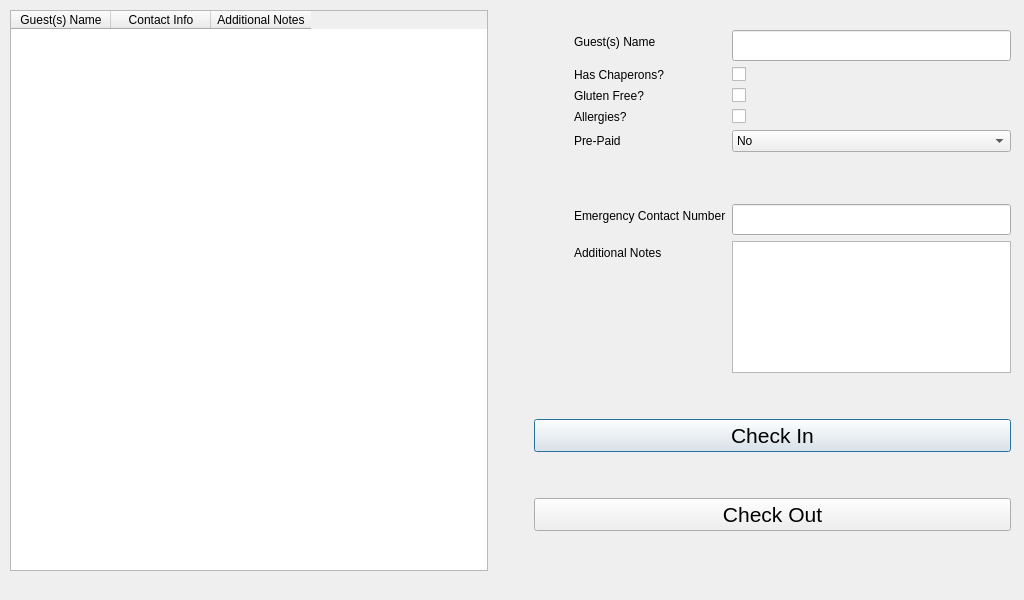
<?xml version="1.0" encoding="UTF-8"?>
<ui version="4.0">
 <class>Dialog_GuestList</class>
 <widget class="QDialog" name="Dialog_GuestList">
  <property name="geometry">
   <rect>
    <x>0</x>
    <y>0</y>
    <width>1024</width>
    <height>600</height>
   </rect>
  </property>
  <property name="sizePolicy">
   <sizepolicy hsizetype="Fixed" vsizetype="Fixed">
    <horstretch>0</horstretch>
    <verstretch>0</verstretch>
   </sizepolicy>
  </property>
  <property name="windowTitle">
   <string>Dialog</string>
  </property>
  <widget class="QWidget" name="horizontalLayoutWidget">
   <property name="geometry">
    <rect>
     <x>10</x>
     <y>10</y>
     <width>1001</width>
     <height>561</height>
    </rect>
   </property>
   <layout class="QHBoxLayout" name="horizontalLayout">
    <item>
     <widget class="QTableWidget" name="GuestList_tableWidget">
      <property name="sizePolicy">
       <sizepolicy hsizetype="Expanding" vsizetype="Expanding">
        <horstretch>0</horstretch>
        <verstretch>0</verstretch>
       </sizepolicy>
      </property>
      <column>
       <property name="text">
        <string>Guest(s) Name</string>
       </property>
      </column>
      <column>
       <property name="text">
        <string>Contact Info</string>
       </property>
      </column>
      <column>
       <property name="text">
        <string>Additional Notes</string>
       </property>
      </column>
     </widget>
    </item>
    <item>
     <spacer name="horizontalSpacer">
      <property name="orientation">
       <enum>Qt::Horizontal</enum>
      </property>
      <property name="sizeType">
       <enum>QSizePolicy::Fixed</enum>
      </property>
      <property name="sizeHint" stdset="0">
       <size>
        <width>40</width>
        <height>20</height>
       </size>
      </property>
     </spacer>
    </item>
    <item>
     <layout class="QVBoxLayout" name="verticalLayout">
      <item>
       <layout class="QHBoxLayout" name="horizontalLayout_2">
        <item>
         <spacer name="horizontalSpacer_2">
          <property name="orientation">
           <enum>Qt::Horizontal</enum>
          </property>
          <property name="sizeType">
           <enum>QSizePolicy::Fixed</enum>
          </property>
          <property name="sizeHint" stdset="0">
           <size>
            <width>40</width>
            <height>20</height>
           </size>
          </property>
         </spacer>
        </item>
        <item>
         <layout class="QVBoxLayout" name="verticalLayout_3">
          <item>
           <spacer name="verticalSpacer_5">
            <property name="orientation">
             <enum>Qt::Vertical</enum>
            </property>
            <property name="sizeType">
             <enum>QSizePolicy::Minimum</enum>
            </property>
            <property name="sizeHint" stdset="0">
             <size>
              <width>20</width>
              <height>20</height>
             </size>
            </property>
           </spacer>
          </item>
          <item>
           <layout class="QFormLayout" name="GuestList_formLayout_container">
            <item row="0" column="0">
             <widget class="QLabel" name="guestNameLabel">
              <property name="text">
               <string>Guest(s) Name</string>
              </property>
             </widget>
            </item>
            <item row="0" column="1">
             <widget class="QLineEdit" name="guestNameLineEdit">
              <property name="sizePolicy">
               <sizepolicy hsizetype="Minimum" vsizetype="Fixed">
                <horstretch>0</horstretch>
                <verstretch>0</verstretch>
               </sizepolicy>
              </property>
              <property name="font">
               <font>
                <pointsize>14</pointsize>
               </font>
              </property>
              <property name="text">
               <string/>
              </property>
             </widget>
            </item>
            <item row="1" column="0">
             <widget class="QLabel" name="hasChaperonsLabel">
              <property name="text">
               <string>Has Chaperons?</string>
              </property>
             </widget>
            </item>
            <item row="1" column="1">
             <widget class="QCheckBox" name="hasChaperonsCheckBox">
              <property name="sizePolicy">
               <sizepolicy hsizetype="Minimum" vsizetype="Fixed">
                <horstretch>0</horstretch>
                <verstretch>0</verstretch>
               </sizepolicy>
              </property>
             </widget>
            </item>
            <item row="2" column="0">
             <widget class="QLabel" name="glutenFreeLabel">
              <property name="text">
               <string>Gluten Free?</string>
              </property>
             </widget>
            </item>
            <item row="2" column="1">
             <widget class="QCheckBox" name="glutenFreeCheckBox"/>
            </item>
            <item row="3" column="0">
             <widget class="QLabel" name="allergiesLabel">
              <property name="text">
               <string>Allergies?</string>
              </property>
             </widget>
            </item>
            <item row="3" column="1">
             <widget class="QCheckBox" name="allergiesCheckBox"/>
            </item>
            <item row="5" column="0">
             <spacer name="verticalSpacer_4">
              <property name="orientation">
               <enum>Qt::Vertical</enum>
              </property>
              <property name="sizeType">
               <enum>QSizePolicy::Minimum</enum>
              </property>
              <property name="sizeHint" stdset="0">
               <size>
                <width>20</width>
                <height>40</height>
               </size>
              </property>
             </spacer>
            </item>
            <item row="6" column="0">
             <widget class="QLabel" name="emergencyContactNumberLabel">
              <property name="text">
               <string>Emergency Contact Number</string>
              </property>
             </widget>
            </item>
            <item row="6" column="1">
             <widget class="QLineEdit" name="emergencyContactNumberLineEdit">
              <property name="font">
               <font>
                <pointsize>14</pointsize>
               </font>
              </property>
             </widget>
            </item>
            <item row="7" column="0">
             <widget class="QLabel" name="additionalNotesLabel">
              <property name="text">
               <string>Additional Notes</string>
              </property>
             </widget>
            </item>
            <item row="7" column="1">
             <widget class="QPlainTextEdit" name="additionalNotesplainTextEdit"/>
            </item>
            <item row="4" column="0">
             <widget class="QLabel" name="prePaidLabel">
              <property name="text">
               <string>Pre-Paid</string>
              </property>
             </widget>
            </item>
            <item row="4" column="1">
             <widget class="QComboBox" name="prePaidComboBox">
              <property name="sizePolicy">
               <sizepolicy hsizetype="Minimum" vsizetype="Fixed">
                <horstretch>0</horstretch>
                <verstretch>0</verstretch>
               </sizepolicy>
              </property>
              <item>
               <property name="text">
                <string>No</string>
               </property>
              </item>
              <item>
               <property name="text">
                <string>Yes</string>
               </property>
              </item>
              <item>
               <property name="text">
                <string>Partial Payment</string>
               </property>
              </item>
             </widget>
            </item>
           </layout>
          </item>
         </layout>
        </item>
       </layout>
      </item>
      <item>
       <spacer name="verticalSpacer">
        <property name="orientation">
         <enum>Qt::Vertical</enum>
        </property>
        <property name="sizeType">
         <enum>QSizePolicy::Fixed</enum>
        </property>
        <property name="sizeHint" stdset="0">
         <size>
          <width>20</width>
          <height>40</height>
         </size>
        </property>
       </spacer>
      </item>
      <item>
       <layout class="QVBoxLayout" name="verticalLayout_2">
        <item>
         <widget class="QPushButton" name="GuestList_pushButton_checkIn">
          <property name="sizePolicy">
           <sizepolicy hsizetype="Minimum" vsizetype="Minimum">
            <horstretch>0</horstretch>
            <verstretch>0</verstretch>
           </sizepolicy>
          </property>
          <property name="font">
           <font>
            <pointsize>16</pointsize>
           </font>
          </property>
          <property name="layoutDirection">
           <enum>Qt::LeftToRight</enum>
          </property>
          <property name="text">
           <string>Check In</string>
          </property>
         </widget>
        </item>
        <item>
         <spacer name="verticalSpacer_3">
          <property name="orientation">
           <enum>Qt::Vertical</enum>
          </property>
          <property name="sizeType">
           <enum>QSizePolicy::Fixed</enum>
          </property>
          <property name="sizeHint" stdset="0">
           <size>
            <width>20</width>
            <height>40</height>
           </size>
          </property>
         </spacer>
        </item>
        <item>
         <widget class="QPushButton" name="GuestList_pushButton_checkOut">
          <property name="sizePolicy">
           <sizepolicy hsizetype="Minimum" vsizetype="Minimum">
            <horstretch>0</horstretch>
            <verstretch>0</verstretch>
           </sizepolicy>
          </property>
          <property name="font">
           <font>
            <pointsize>16</pointsize>
           </font>
          </property>
          <property name="layoutDirection">
           <enum>Qt::LeftToRight</enum>
          </property>
          <property name="text">
           <string>Check Out</string>
          </property>
         </widget>
        </item>
        <item>
         <spacer name="verticalSpacer_2">
          <property name="orientation">
           <enum>Qt::Vertical</enum>
          </property>
          <property name="sizeType">
           <enum>QSizePolicy::Fixed</enum>
          </property>
          <property name="sizeHint" stdset="0">
           <size>
            <width>20</width>
            <height>40</height>
           </size>
          </property>
         </spacer>
        </item>
       </layout>
      </item>
     </layout>
    </item>
   </layout>
  </widget>
 </widget>
 <resources/>
 <connections/>
</ui>
